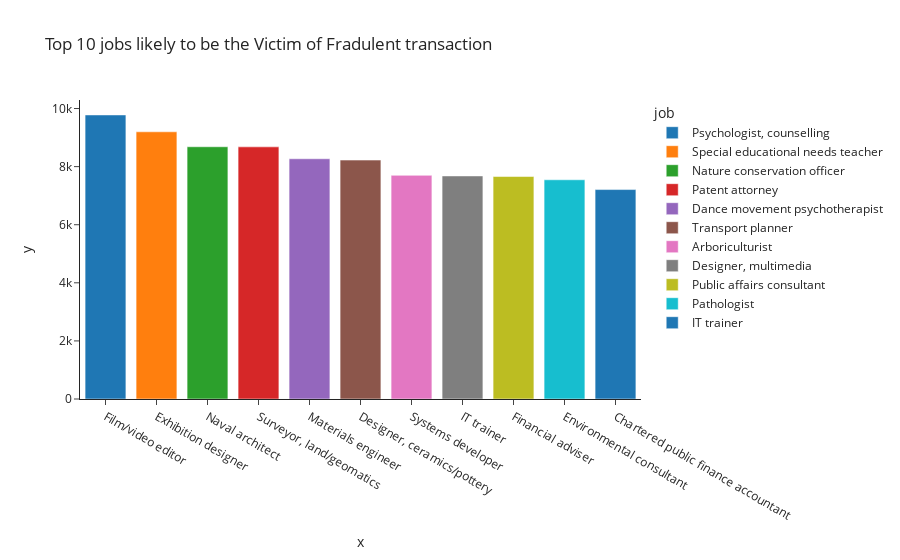

The code cell stored with this chart in its notebook:
### Markdown cell above
As we can see that people in from the 20's to 60s are most affected by the Fraud transaction also we see

### Code cell
#Just plotting the top ten jobs that are more susceptible to fraudulent transactions.
#top_jobs = df2["job"].value_counts()
#print(top_jobs[: 10])
y = df2["job"].value_counts().values[:11]
x = df2["job"].value_counts().index[:11]
px.bar(x = x, y = y, data_frame= df2[:11], color="job", template="simple_white", 
       title="Top 10 jobs likely to be the Victim of Fradulent transaction",
          height= 600)

### Figure 1 — Plotly figure (JSON) as saved in the notebook; plotly's stock layout.template omitted (floating-point values rounded to 4 significant figures)
{"data": [{"alignmentgroup": "True", "hovertemplate": "job=Psychologist, counselling<br>x=%{x}<br>y=%{y}<extra></extra>", "legendgroup": "Psychologist, counselling", "marker": {"color": "#1F77B4", "pattern": {"shape": ""}}, "name": "Psychologist, counselling", "offsetgroup": "Psychologist, counselling", "orientation": "v", "showlegend": true, "textposition": "auto", "type": "bar", "x": ["Film/video editor"], "xaxis": "x", "y": [9779], "yaxis": "y"}, {"alignmentgroup": "True", "hovertemplate": "job=Special educational needs teacher<br>x=%{x}<br>y=%{y}<extra></extra>", "legendgroup": "Special educational needs teacher", "marker": {"color": "#FF7F0E", "pattern": {"shape": ""}}, "name": "Special educational needs teacher", "offsetgroup": "Special educational needs teacher", "orientation": "v", "showlegend": true, "textposition": "auto", "type": "bar", "x": ["Exhibition designer"], "xaxis": "x", "y": [9199], "yaxis": "y"}, {"alignmentgroup": "True", "hovertemplate": "job=Nature conservation officer<br>x=%{x}<br>y=%{y}<extra></extra>", "legendgroup": "Nature conservation officer", "marker": {"color": "#2CA02C", "pattern": {"shape": ""}}, "name": "Nature conservation officer", "offsetgroup": "Nature conservation officer", "orientation": "v", "showlegend": true, "textposition": "auto", "type": "bar", "x": ["Naval architect"], "xaxis": "x", "y": [8684], "yaxis": "y"}, {"alignmentgroup": "True", "hovertemplate": "job=Patent attorney<br>x=%{x}<br>y=%{y}<extra></extra>", "legendgroup": "Patent attorney", "marker": {"color": "#D62728", "pattern": {"shape": ""}}, "name": "Patent attorney", "offsetgroup": "Patent attorney", "orientation": "v", "showlegend": true, "textposition": "auto", "type": "bar", "x": ["Surveyor, land/geomatics"], "xaxis": "x", "y": [8680], "yaxis": "y"}, {"alignmentgroup": "True", "hovertemplate": "job=Dance movement psychotherapist<br>x=%{x}<br>y=%{y}<extra></extra>", "legendgroup": "Dance movement psychotherapist", "marker": {"color": "#9467BD", "pattern": {"shape": ""}}, "name": "Dance movement psychotherapist", "offsetgroup": "Dance movement psychotherapist", "orientation": "v", "showlegend": true, "textposition": "auto", "type": "bar", "x": ["Materials engineer"], "xaxis": "x", "y": [8270], "yaxis": "y"}, {"alignmentgroup": "True", "hovertemplate": "job=Transport planner<br>x=%{x}<br>y=%{y}<extra></extra>", "legendgroup": "Transport planner", "marker": {"color": "#8C564B", "pattern": {"shape": ""}}, "name": "Transport planner", "offsetgroup": "Transport planner", "orientation": "v", "showlegend": true, "textposition": "auto", "type": "bar", "x": ["Designer, ceramics/pottery"], "xaxis": "x", "y": [8225], "yaxis": "y"}, {"alignmentgroup": "True", "hovertemplate": "job=Arboriculturist<br>x=%{x}<br>y=%{y}<extra></extra>", "legendgroup": "Arboriculturist", "marker": {"color": "#E377C2", "pattern": {"shape": ""}}, "name": "Arboriculturist", "offsetgroup": "Arboriculturist", "orientation": "v", "showlegend": true, "textposition": "auto", "type": "bar", "x": ["Systems developer"], "xaxis": "x", "y": [7700], "yaxis": "y"}, {"alignmentgroup": "True", "hovertemplate": "job=Designer, multimedia<br>x=%{x}<br>y=%{y}<extra></extra>", "legendgroup": "Designer, multimedia", "marker": {"color": "#7F7F7F", "pattern": {"shape": ""}}, "name": "Designer, multimedia", "offsetgroup": "Designer, multimedia", "orientation": "v", "showlegend": true, "textposition": "auto", "type": "bar", "x": ["IT trainer"], "xaxis": "x", "y": [7679], "yaxis": "y"}, {"alignmentgroup": "True", "hovertemplate": "job=Public affairs consultant<br>x=%{x}<br>y=%{y}<extra></extra>", "legendgroup": "Public affairs consultant", "marker": {"color": "#BCBD22", "pattern": {"shape": ""}}, "name": "Public affairs consultant", "offsetgroup": "Public affairs consultant", "orientation": "v", "showlegend": true, "textposition": "auto", "type": "bar", "x": ["Financial adviser"], "xaxis": "x", "y": [7659], "yaxis": "y"}, {"alignmentgroup": "True", "hovertemplate": "job=Pathologist<br>x=%{x}<br>y=%{y}<extra></extra>", "legendgroup": "Pathologist", "marker": {"color": "#17BECF", "pattern": {"shape": ""}}, "name": "Pathologist", "offsetgroup": "Pathologist", "orientation": "v", "showlegend": true, "textposition": "auto", "type": "bar", "x": ["Environmental consultant"], "xaxis": "x", "y": [7547], "yaxis": "y"}, {"alignmentgroup": "True", "hovertemplate": "job=IT trainer<br>x=%{x}<br>y=%{y}<extra></extra>", "legendgroup": "IT trainer", "marker": {"color": "#1F77B4", "pattern": {"shape": ""}}, "name": "IT trainer", "offsetgroup": "IT trainer", "orientation": "v", "showlegend": true, "textposition": "auto", "type": "bar", "x": ["Chartered public finance accountant"], "xaxis": "x", "y": [7210], "yaxis": "y"}], "layout": {"autosize": true, "barmode": "relative", "legend": {"title": {"text": "job"}, "tracegroupgap": 0}, "title": {"text": "Top 10 jobs likely to be the Victim of Fradulent transaction"}, "xaxis": {"anchor": "y", "autorange": true, "domain": [0, 1], "range": [-0.5, 10.5], "title": {"text": "x"}, "type": "category"}, "yaxis": {"anchor": "x", "autorange": true, "domain": [0, 1], "range": [0, 10290.0], "title": {"text": "y"}, "type": "linear"}}}
